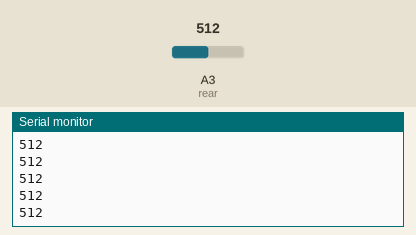
This sketch was run on a simulated Arduino Uno, built with avr-gcc and run on an emulated ATmega328P. On the bench: the last lines printed to the serial monitor. The inputs (shaded band) are chosen by the test bench; at power-on: A3 (rear) = 512.

Above: at 1.2 s.
1.3 s: A3 (rear) set to 716
At 1.56 s:
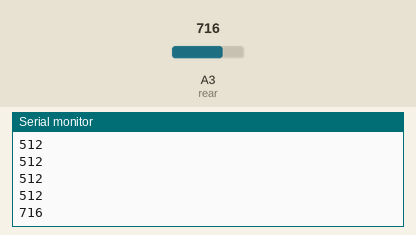
2.8 s: A3 (rear) set to 900
At 2.96 s:
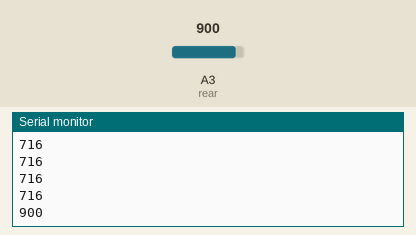
Timing chart, 0 to 5.8 s (numbered marks = the images above; inputs shaded):
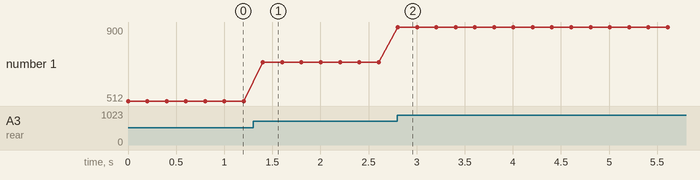

The sketch:

colorCNY.ino
```cpp
#define frontal A2
#define rear A3
#define left A4
#define right A5
int val;

void setup() {
  Serial.begin(9600);// put your setup code here, to run once:
}

void loop() {
  val = analogRead(rear);
  Serial.println(val);
  delay(200);
}
```

Measured:
- after the input at 1.3 s, the serial monitor: prints a new line after 0.10 s (image 1)
- after the input at 2.8 s, the serial monitor: prints a new line at once (image 2)
- plotted number 1: 512 → 716 after the input at 1.3 s, 716 → 900 after the input at 2.8 s
